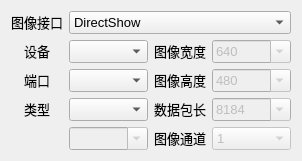
        <widget class="QWidget" name="Camera3">
         <attribute name="title">
          <string>相机3</string>
         </attribute>
         <layout class="QGridLayout" name="gridLayout_7" columnstretch="1,3,1,3">
          <item row="0" column="0">
           <widget class="QLabel" name="labelCameraInterface3">
            <property name="font">
             <font>
              <family>Microsoft YaHei UI</family>
              <pointsize>10</pointsize>
             </font>
            </property>
            <property name="mouseTracking">
             <bool>true</bool>
            </property>
            <property name="text">
             <string>&lt;html&gt;&lt;head/&gt;&lt;body&gt;&lt;p align=&quot;center&quot;&gt;图像接口&lt;/p&gt;&lt;/body&gt;&lt;/html&gt;</string>
            </property>
           </widget>
          </item>
          <item row="1" column="0">
           <widget class="QLabel" name="labelCameraDevice3">
            <property name="font">
             <font>
              <family>Microsoft YaHei UI</family>
              <pointsize>10</pointsize>
             </font>
            </property>
            <property name="mouseTracking">
             <bool>true</bool>
            </property>
            <property name="text">
             <string>&lt;html&gt;&lt;head/&gt;&lt;body&gt;&lt;p align=&quot;center&quot;&gt;设备&lt;/p&gt;&lt;/body&gt;&lt;/html&gt;</string>
            </property>
           </widget>
          </item>
          <item row="1" column="1">
           <widget class="QComboBox" name="comboBoxCameraDevice3">
            <property name="font">
             <font>
              <family>Microsoft YaHei UI</family>
              <pointsize>10</pointsize>
             </font>
            </property>
            <property name="mouseTracking">
             <bool>true</bool>
            </property>
            <property name="duplicatesEnabled">
             <bool>false</bool>
            </property>
            <property name="frame">
             <bool>true</bool>
            </property>
            <property name="modelColumn">
             <number>0</number>
            </property>
           </widget>
          </item>
          <item row="1" column="2">
           <widget class="QLabel" name="labelImageWidth3">
            <property name="font">
             <font>
              <family>Microsoft YaHei UI</family>
              <pointsize>10</pointsize>
             </font>
            </property>
            <property name="mouseTracking">
             <bool>true</bool>
            </property>
            <property name="text">
             <string>&lt;html&gt;&lt;head/&gt;&lt;body&gt;&lt;p align=&quot;center&quot;&gt;图像宽度&lt;/p&gt;&lt;/body&gt;&lt;/html&gt;</string>
            </property>
           </widget>
          </item>
          <item row="1" column="3">
           <widget class="QComboBox" name="comboBoxImageWidth3">
            <property name="enabled">
             <bool>false</bool>
            </property>
            <property name="font">
             <font>
              <family>Microsoft YaHei UI</family>
              <pointsize>10</pointsize>
             </font>
            </property>
            <property name="mouseTracking">
             <bool>true</bool>
            </property>
            <property name="editable">
             <bool>true</bool>
            </property>
            <property name="duplicatesEnabled">
             <bool>false</bool>
            </property>
            <property name="frame">
             <bool>true</bool>
            </property>
            <property name="modelColumn">
             <number>0</number>
            </property>
            <item>
             <property name="text">
              <string>640</string>
             </property>
            </item>
           </widget>
          </item>
          <item row="2" column="0">
           <widget class="QLabel" name="labelCameraPort3">
            <property name="enabled">
             <bool>true</bool>
            </property>
            <property name="font">
             <font>
              <family>Microsoft YaHei UI</family>
              <pointsize>10</pointsize>
             </font>
            </property>
            <property name="mouseTracking">
             <bool>true</bool>
            </property>
            <property name="text">
             <string>&lt;html&gt;&lt;head/&gt;&lt;body&gt;&lt;p align=&quot;center&quot;&gt;端口&lt;/p&gt;&lt;/body&gt;&lt;/html&gt;</string>
            </property>
            <property name="alignment">
             <set>Qt::AlignCenter</set>
            </property>
           </widget>
          </item>
          <item row="2" column="1">
           <widget class="QComboBox" name="comboBoxCameraPort3">
            <property name="font">
             <font>
              <family>Microsoft YaHei UI</family>
              <pointsize>10</pointsize>
             </font>
            </property>
            <property name="mouseTracking">
             <bool>true</bool>
            </property>
           </widget>
          </item>
          <item row="2" column="2">
           <widget class="QLabel" name="labelImageHeight3">
            <property name="enabled">
             <bool>true</bool>
            </property>
            <property name="font">
             <font>
              <family>Microsoft YaHei UI</family>
              <pointsize>10</pointsize>
             </font>
            </property>
            <property name="mouseTracking">
             <bool>true</bool>
            </property>
            <property name="text">
             <string>&lt;html&gt;&lt;head/&gt;&lt;body&gt;&lt;p align=&quot;center&quot;&gt;图像高度&lt;/p&gt;&lt;/body&gt;&lt;/html&gt;</string>
            </property>
            <property name="alignment">
             <set>Qt::AlignCenter</set>
            </property>
           </widget>
          </item>
          <item row="2" column="3">
           <widget class="QComboBox" name="comboBoxImageHeight3">
            <property name="enabled">
             <bool>false</bool>
            </property>
            <property name="font">
             <font>
              <family>Microsoft YaHei UI</family>
              <pointsize>10</pointsize>
             </font>
            </property>
            <property name="mouseTracking">
             <bool>true</bool>
            </property>
            <property name="editable">
             <bool>true</bool>
            </property>
            <item>
             <property name="text">
              <string>480</string>
             </property>
            </item>
           </widget>
          </item>
          <item row="3" column="0">
           <widget class="QLabel" name="labelCameraType3">
            <property name="font">
             <font>
              <family>Microsoft YaHei UI</family>
              <pointsize>10</pointsize>
             </font>
            </property>
            <property name="mouseTracking">
             <bool>true</bool>
            </property>
            <property name="text">
             <string>&lt;html&gt;&lt;head/&gt;&lt;body&gt;&lt;p align=&quot;center&quot;&gt;类型&lt;/p&gt;&lt;/body&gt;&lt;/html&gt;</string>
            </property>
           </widget>
          </item>
          <item row="3" column="1">
           <widget class="QComboBox" name="comboBoxCameraType3">
            <property name="font">
             <font>
              <family>Microsoft YaHei UI</family>
              <pointsize>10</pointsize>
             </font>
            </property>
            <property name="mouseTracking">
             <bool>true</bool>
            </property>
           </widget>
          </item>
          <item row="3" column="2">
           <widget class="QLabel" name="labelDataLength3">
            <property name="font">
             <font>
              <family>Microsoft YaHei UI</family>
              <pointsize>10</pointsize>
             </font>
            </property>
            <property name="mouseTracking">
             <bool>true</bool>
            </property>
            <property name="text">
             <string>&lt;html&gt;&lt;head/&gt;&lt;body&gt;&lt;p align=&quot;center&quot;&gt;数据包长&lt;/p&gt;&lt;/body&gt;&lt;/html&gt;</string>
            </property>
           </widget>
          </item>
          <item row="3" column="3">
           <widget class="QComboBox" name="comboBoxDataLength3">
            <property name="enabled">
             <bool>false</bool>
            </property>
            <property name="font">
             <font>
              <family>Microsoft YaHei UI</family>
              <pointsize>10</pointsize>
             </font>
            </property>
            <property name="mouseTracking">
             <bool>true</bool>
            </property>
            <property name="editable">
             <bool>true</bool>
            </property>
            <item>
             <property name="text">
              <string>8184</string>
             </property>
            </item>
           </widget>
          </item>
          <item row="4" column="0">
           <widget class="QLabel" name="labelCameraPort3_2">
            <property name="font">
             <font>
              <family>Microsoft YaHei UI</family>
              <pointsize>10</pointsize>
              <kerning>true</kerning>
             </font>
            </property>
            <property name="mouseTracking">
             <bool>true</bool>
            </property>
            <property name="text">
             <string>&lt;html&gt;&lt;head/&gt;&lt;body&gt;&lt;p align=&quot;center&quot;/&gt;&lt;/body&gt;&lt;/html&gt;</string>
            </property>
           </widget>
          </item>
          <item row="4" column="1">
           <widget class="QComboBox" name="comboBoxCameraPort3_2">
            <property name="enabled">
             <bool>false</bool>
            </property>
            <property name="font">
             <font>
              <family>Microsoft YaHei UI</family>
              <pointsize>10</pointsize>
              <kerning>true</kerning>
             </font>
            </property>
            <property name="mouseTracking">
             <bool>true</bool>
            </property>
            <property name="editable">
             <bool>true</bool>
            </property>
           </widget>
          </item>
          <item row="4" column="2">
           <widget class="QLabel" name="labelImageChannel3">
            <property name="enabled">
             <bool>true</bool>
            </property>
            <property name="font">
             <font>
              <family>Microsoft YaHei UI</family>
              <pointsize>10</pointsize>
              <kerning>true</kerning>
             </font>
            </property>
            <property name="mouseTracking">
             <bool>true</bool>
            </property>
            <property name="text">
             <string>&lt;html&gt;&lt;head/&gt;&lt;body&gt;&lt;p align=&quot;center&quot;&gt;图像通道&lt;/p&gt;&lt;/body&gt;&lt;/html&gt;</string>
            </property>
           </widget>
          </item>
          <item row="4" column="3">
           <widget class="QComboBox" name="comboBoxImageChannel3">
            <property name="enabled">
             <bool>false</bool>
            </property>
            <property name="font">
             <font>
              <family>Microsoft YaHei UI</family>
              <pointsize>10</pointsize>
              <kerning>true</kerning>
             </font>
            </property>
            <property name="mouseTracking">
             <bool>true</bool>
            </property>
            <item>
             <property name="text">
              <string>1</string>
             </property>
            </item>
            <item>
             <property name="text">
              <string>3</string>
             </property>
            </item>
           </widget>
          </item>
          <item row="0" column="1" colspan="3">
           <widget class="QComboBox" name="comboBoxCameraInterface3">
            <property name="font">
             <font>
              <family>Microsoft YaHei UI</family>
              <pointsize>10</pointsize>
             </font>
            </property>
            <property name="mouseTracking">
             <bool>true</bool>
            </property>
            <item>
             <property name="text">
              <string>DirectShow</string>
             </property>
            </item>
            <item>
             <property name="text">
              <string>GigEVision2</string>
             </property>
            </item>
            <item>
             <property name="text">
              <string>UserDefined</string>
             </property>
            </item>
           </widget>
          </item>
         </layout>
         <zorder>labelCameraDevice3</zorder>
         <zorder>comboBoxCameraType3</zorder>
         <zorder>comboBoxCameraDevice3</zorder>
         <zorder>labelCameraType3</zorder>
         <zorder>labelCameraPort3</zorder>
         <zorder>comboBoxCameraPort3</zorder>
         <zorder>labelCameraInterface3</zorder>
         <zorder>comboBoxCameraInterface3</zorder>
         <zorder>labelDataLength3</zorder>
         <zorder>comboBoxDataLength3</zorder>
         <zorder>labelImageHeight3</zorder>
         <zorder>comboBoxImageHeight3</zorder>
         <zorder>labelImageWidth3</zorder>
         <zorder>comboBoxImageWidth3</zorder>
         <zorder>labelCameraPort3_2</zorder>
         <zorder>comboBoxImageChannel3</zorder>
         <zorder>labelImageChannel3</zorder>
         <zorder>comboBoxCameraPort3_2</zorder>
        </widget>
